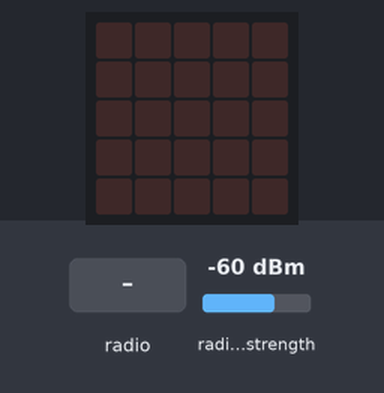
Bench run of a program on a simulated BBC micro:bit (MakeCode). On the bench: the board's 5×5 LED display. Inputs (shaded band) come from the test bench; at power-on: radio signal strength -60 dBm. No radio messages arrive unless stated (any console line starting 'radio sent:' is added by the test bench); what the program prints to the serial console is not drawn.

Above: at 1.2 s.
1.3 s: radio message "0" arrives
At 1.5 s:
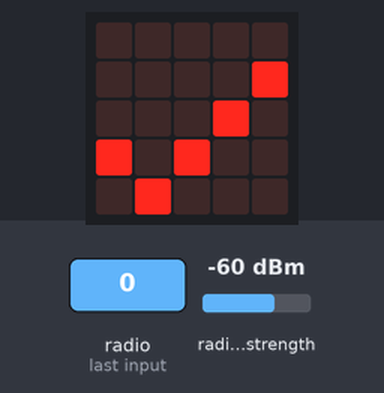
At 2.8 s:
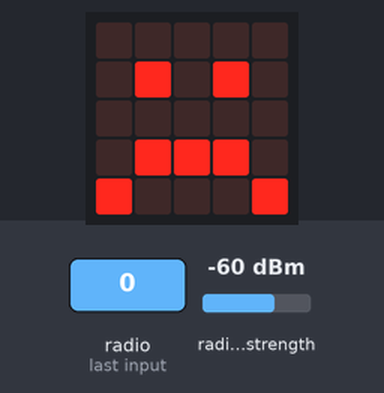
Timing chart, 0 to 4.3 s (numbered marks = the images above; inputs shaded):
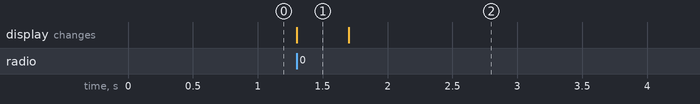

The program:

main.ts
```typescript
radio.onReceivedNumber(function (receivedNumber) {
    if (radio.receivedPacket(RadioPacketProperty.SignalStrength) > -20) {
        basic.showLeds(`
            # . . . #
            . # # # .
            . . # . .
            . # . # .
            # . . . #
            `)
    } else {
        basic.showLeds(`
            . . . . .
            . . . . #
            . . . # .
            # . # . .
            . # . . .
            `)
    }
    if (radio.receivedPacket(RadioPacketProperty.SignalStrength) < -20) {
        basic.showIcon(IconNames.Sad)
    }
})
radio.setGroup(100)
radio.setTransmitPower(3)
basic.forever(function () {
    radio.sendNumber(0)
})
```

test.ts
```typescript
// aquí va el archivo "tests"; esto no se compilará cuando este paquete se utilice como una extensión.
```

Measured:
- after the input at 1.3 s, the display: changes at once (image 1)
- what the display in image 1 shows lasts 0.4 s, from 1.3 s to 1.7 s
